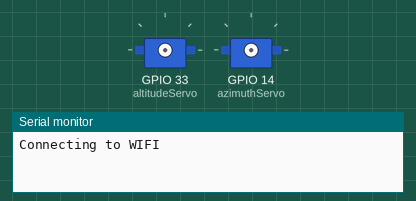
A program run on a simulated ESP32. Shown: 2 × servo, the last lines printed to the serial monitor. WiFi joins after 1.5 s; servers stay silent unless stated; not simulated (calls return 0 or success): secrets.h.

Above: at 0.1 s.
At 1.9 s:
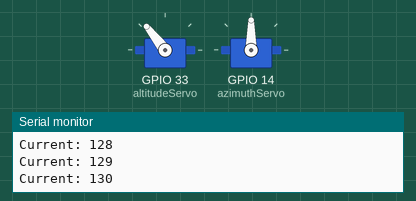
At 3.7 s:
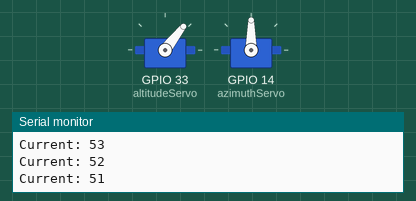
At 7.0 s:
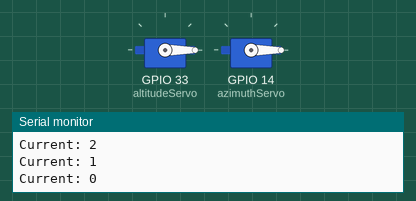
Timing chart, 0 to 10.5 s (numbered marks = the images above):
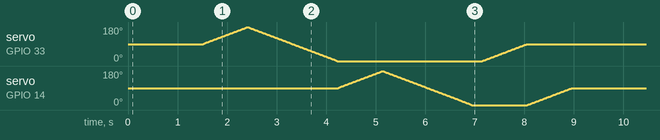

The program:

main.cpp
```cpp
#include <Arduino.h>
#include <ESP32Servo.h>
#include <HTTPClient.h>
#include <WiFi.h>
#include <ArduinoJson.h>
#include <string>
#include "secrets.h"
#include "WriteSmooth.h"

bool getAltitudeAzimuthFromServer(int& altitude, int& azimuth);

Servo altitudeServo;
Servo azimuthServo;

const char* ssid = WIFI_SSID;
const char* password = WIFI_PASS;

const std::string host = HOST;
const std::string pathName = "/iss";
std::string url = host + ":8000" + pathName;

HTTPClient http;

int altitudeServoOld = 90;
int azimuthServoOld = 90;

void setup() {
  Serial.begin(115200);

  WiFi.begin(ssid, password);

  Serial.print("Connecting to WIFI");

  while (WiFi.status() != WL_CONNECTED) {
    delay(500);
    Serial.print(".");
  }

  Serial.println("\nConnected!");
  Serial.print("IP address: ");
  Serial.println(WiFi.localIP());

  altitudeServo.attach(33);
  azimuthServo.attach(14);

  // zacetni calibration
  altitudeServoOld = WriteSmooth(altitudeServo, altitudeServoOld, 180);
  altitudeServoOld = WriteSmooth(altitudeServo, altitudeServoOld, 0);

  azimuthServoOld = WriteSmooth(azimuthServo, azimuthServoOld, 180);
  azimuthServoOld = WriteSmooth(azimuthServo, azimuthServoOld, 0);
}

void loop() {
  int altitude, azimuth;
  bool isVisible = false;

  isVisible = getAltitudeAzimuthFromServer(altitude, azimuth);

  if (isVisible) {
    int altitudeToWrite = 90 + altitude;
    altitudeServoOld = WriteSmooth(altitudeServo, altitudeServoOld, altitudeToWrite);
    azimuthServoOld = WriteSmooth(azimuthServo, azimuthServoOld, azimuth);
  }
  else {
    altitudeServoOld = WriteSmooth(altitudeServo, altitudeServoOld, 90);
    azimuthServoOld = WriteSmooth(azimuthServo, azimuthServoOld, 90);
  }
  delay(1000);
}

bool getAltitudeAzimuthFromServer(int& altitude, int& azimuth) {
  HTTPClient http;
  bool isVisible;

  http.begin(url.c_str());

  int httpCode = http.GET();

  if (httpCode > 0) {
    String payload = http.getString();

    StaticJsonDocument<256> doc;
    DeserializationError error = deserializeJson(doc, payload);

    if (!error) {
      azimuth = doc["az"];
      altitude = doc["el"];
      isVisible = doc["visible"];
    }
  }

  else {
    String error = http.errorToString(httpCode);
    Serial.print("HTTP error: " + error);
  }

  http.end();

  return isVisible;
}
```

WriteSmooth.h
```cpp
#include <ESP32Servo.h>

int WriteSmooth(Servo& servo, int currentRotation, int endRotation);
```

WriteSmooth.cpp
```cpp
#include "WriteSmooth.h"
#include <Arduino.h>
#include <ESP32Servo.h>
#include <HTTPClient.h>
#include <WiFi.h>
#include <ArduinoJson.h>
#include <string>

#define WAIT_TIME 10

int WriteSmooth(Servo& servo, int currentRotation, int endRotation) {
    for (int i = currentRotation; i != endRotation;) {
        servo.write(i);
        i += (currentRotation < endRotation) ? 1 : -1;
        Serial.print("Current: ");
        Serial.print(i);
        Serial.print('\n');
        delay(WAIT_TIME);
    }

    servo.write(endRotation);
    return endRotation;
}
```
